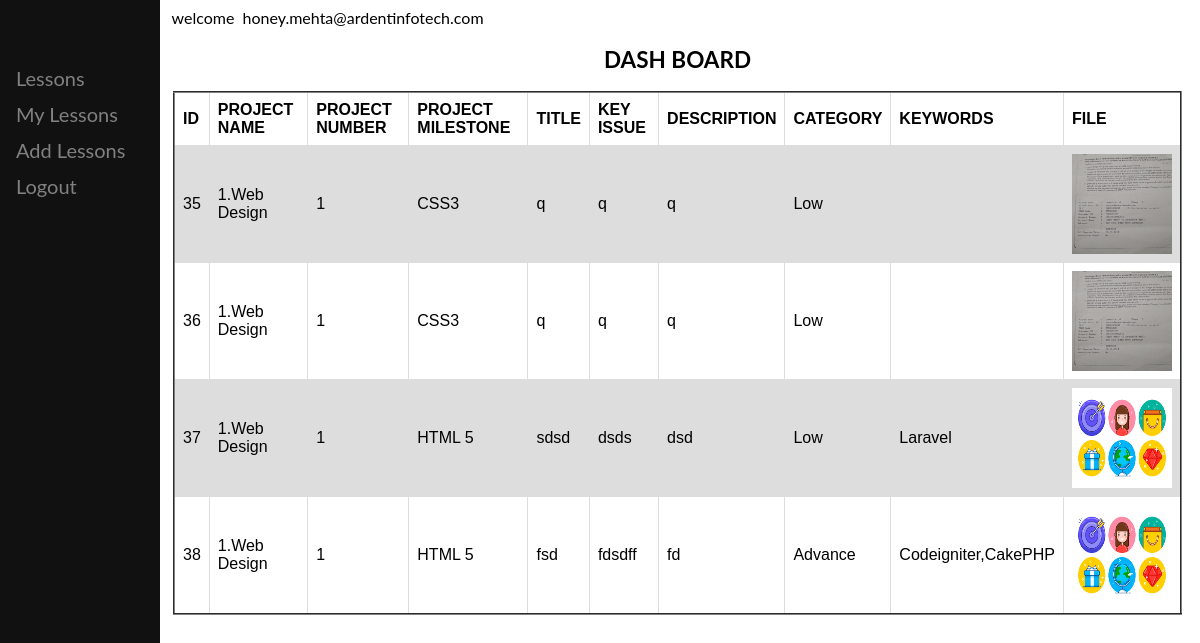
Screenshot of /dashboard.php (signed in) with the database file from the repository.
### tables this page shows
CREATE TABLE `addlessons` (
  `id` int(11) NOT NULL,
  `email` varchar(50) NOT NULL,
  `projectname` varchar(50) NOT NULL,
  `projectno` varchar(50) NOT NULL,
  `projectmilestone` varchar(50) NOT NULL,
  `title` varchar(50) NOT NULL,
  `keyissue` varchar(50) NOT NULL,
  `description` varchar(50) NOT NULL,
  `category` varchar(50) NOT NULL,
  `framework` varchar(50) NOT NULL,
  `file_name` varchar(255) NOT NULL,
  `uploaded_on` datetime NOT NULL,
  `status` enum('1','0') NOT NULL DEFAULT '1'
);

### dashboard.php (the view, shortened to what this page needs)
<?php
include("conn.php");
echo "&nbsp;&nbsp;&nbsp;&nbsp;
&nbsp;&nbsp;&nbsp;&nbsp;&nbsp;&nbsp;&nbsp;&nbsp;
&nbsp;&nbsp;&nbsp;
&nbsp;&nbsp;&nbsp;
&nbsp;&nbsp;&nbsp;&nbsp;
&nbsp;&nbsp;&nbsp;&nbsp;&nbsp;&nbsp;&nbsp;&nbsp;&nbsp;&nbsp;&nbsp;&nbsp; "."welcome"."&nbsp;&nbsp;".$_SESSION['email'];
?>
<?php
$query="select * from addlessons";
$data=mysqli_query($conn,$query);
?>
<!DOCTYPE html>
<html>
<head>
</head>
<body>
<div class="sidenav">
  <a href="#">Lessons</a>
  <a href="mylessons.php">My Lessons</a>
  <a href="index.php">Add Lessons</a>
  <a href="logout.php">Logout</a>
</div>
<div class="main">
  <h2>DASH BOARD</h2>
  <table width="600" border="2" cellpadding="1" cellspacing="1" style="margin:auto;">
		<tr>
			<th>ID</th>
            <th>PROJECT NAME</th>
            <th>PROJECT NUMBER</th>
            <th>PROJECT MILESTONE</th>
            <th>TITLE</th>
            <th>KEY ISSUE</th>
            <th>DESCRIPTION</th>
            <th>CATEGORY</th>
            <th>KEYWORDS</th>
			<th>FILE</th>
        </tr>
         <?php
        while($lessons=mysqli_fetch_assoc($data))
        {
        	echo "<tr>
        	      <td>".$lessons['id']."</td>
        	      <td>".$lessons['projectname']."</td>
        	      <td>".$lessons['projectno']."</td>
        	      <td>".$lessons['projectmilestone']."</td>
                  <td>".$lessons['title']."</td>
        	     <td>".$lessons['keyissue']."</td>
        	     <td>".$lessons['description']."</td>
        	     <td>".$lessons['category']."</td>
        	    <td>".$lessons['framework']."</td>
                 <td><img src='uploads/".$lessons['file_name']."' height='100' width='100'/></td>
        	    </tr>";
        }
        ?>
    </table>
</div>
</body>
</html>

### dashboard.php (style rules this page uses)
body { font-family: "Lato", sans-serif; }
.sidenav { height: 100%; width: 160px; position: fixed; z-index: 1; top: 0; left: 0; background-color: #111; overflow-x: hidden; padding-top: 60px; }
.sidenav a { padding: 6px 8px 6px 16px; text-decoration: none; font-size: 20px; color: #818181; display: block; }
.main { margin-left: 155px; font-size: 15px; padding: 0px 10px; }
h2 { text-align:center; }
table { font-family: arial, sans-serif; border-collapse: collapse; width: 100%; }
td, th { border: 1px solid #dddddd; text-align: left; padding: 8px; }
tr:nth-child(even) { background-color: #dddddd; }

### rows the page displays
addlessons: id "35", projectname "1.Web Design", projectno "1", projectmilestone "CSS3", title "q", keyissue "q", description "q", category "Low", file_name (picture)
addlessons: id "36", projectname "1.Web Design", projectno "1", projectmilestone "CSS3", title "q", keyissue "q", description "q", category "Low", file_name (picture)
addlessons: id "37", projectname "1.Web Design", projectno "1", projectmilestone "HTML 5", title "sdsd", keyissue "dsds", description "dsd", category "Low", framework "Laravel", file_name (picture)
addlessons: id "38", projectname "1.Web Design", projectno "1", projectmilestone "HTML 5", title "fsd", keyissue "fdsdff", description "fd", category "Advance", framework "Codeigniter,CakePHP", file_name (picture)

### other values shown
$_SESSION['email'] "honey.mehta@ardentinfotech.com"
